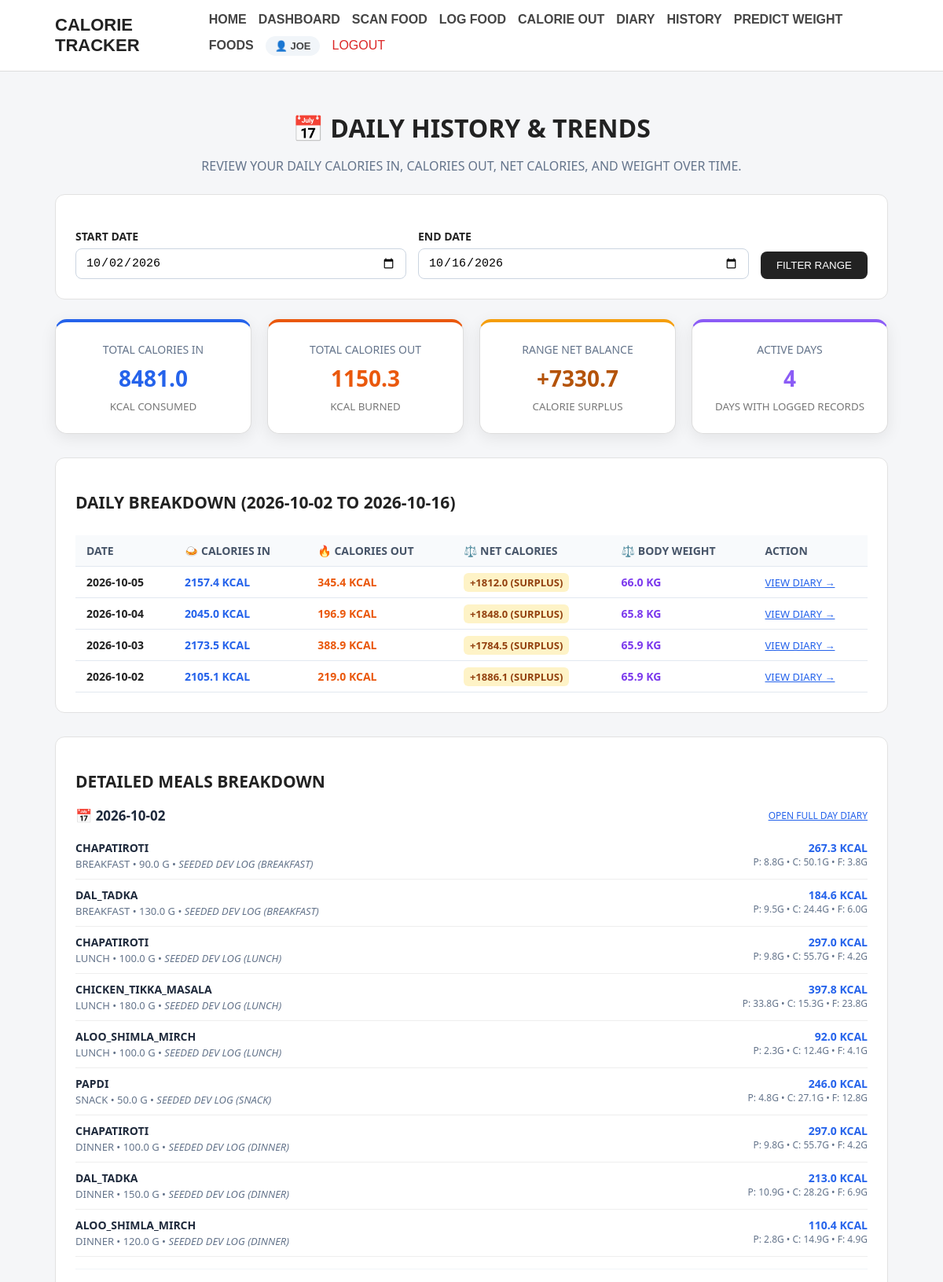
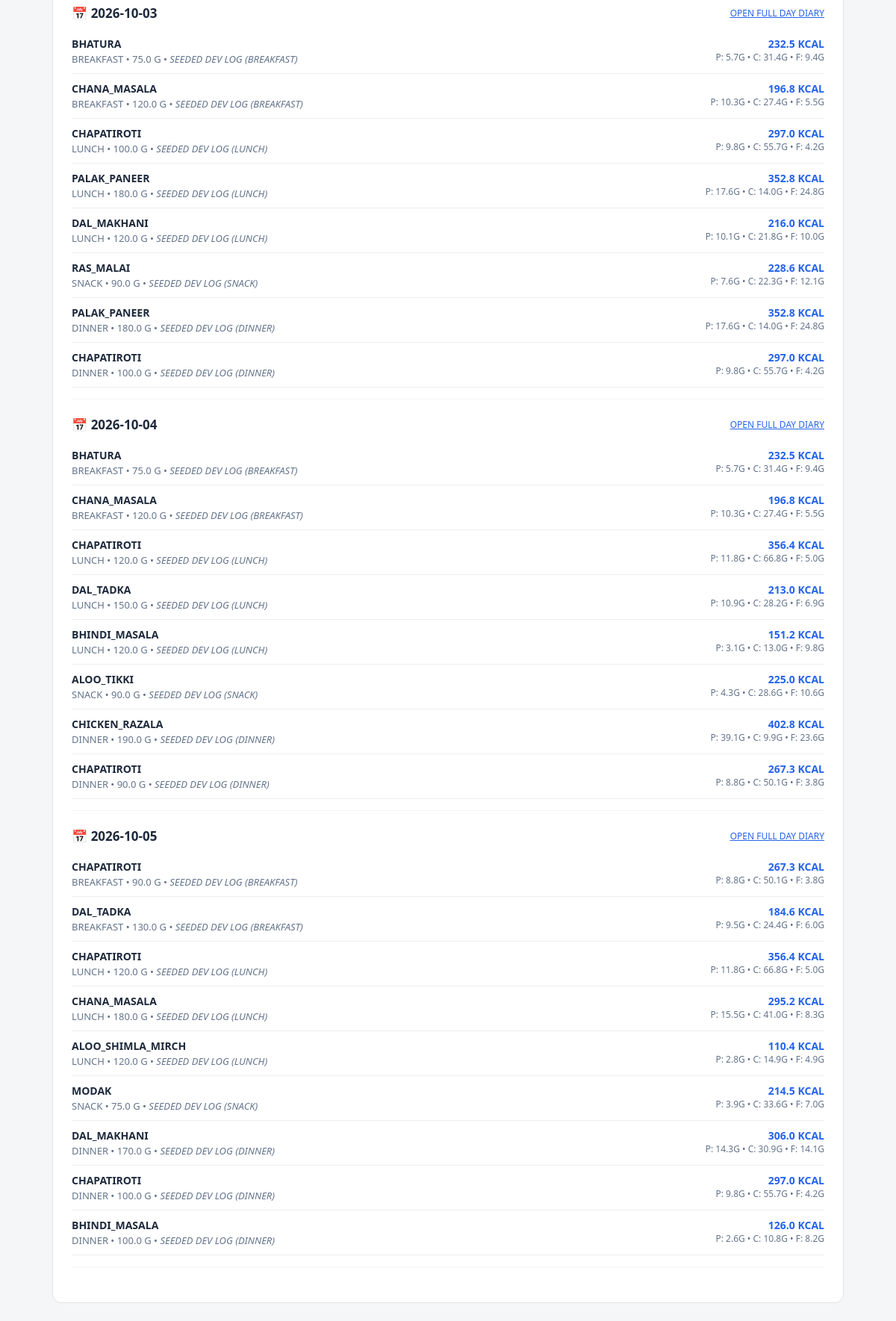
Screenshot of /history (signed in, upper part) with the database file from the repository (2 pictures, top to bottom).
### tables this page shows
CREATE TABLE users (
            id INTEGER PRIMARY KEY AUTOINCREMENT,
            username TEXT NOT NULL,
            email TEXT NOT NULL UNIQUE,
            password_hash TEXT NOT NULL,
            created_at TIMESTAMP DEFAULT CURRENT_TIMESTAMP
        );

CREATE TABLE calorie_in_records (
            id INTEGER PRIMARY KEY AUTOINCREMENT,
            user_id INTEGER NOT NULL,
            dish_name TEXT NOT NULL,
            quantity REAL NOT NULL,
            meal_type TEXT,
            calories REAL DEFAULT 0.0,
            carbohydrates REAL DEFAULT 0.0,
            protein REAL DEFAULT 0.0,
            fats REAL DEFAULT 0.0,
            free_sugar REAL DEFAULT 0.0,
            fibre REAL DEFAULT 0.0,
            sodium REAL DEFAULT 0.0,
            calcium REAL DEFAULT 0.0,
            iron REAL DEFAULT 0.0,
            vitamin_c REAL DEFAULT 0.0,
            folate REAL DEFAULT 0.0,
            notes TEXT DEFAULT '',
            recorded_date TEXT NOT NULL,
            recorded_time TEXT,
            created_at TIMESTAMP DEFAULT CURRENT_TIMESTAMP,
            FOREIGN KEY (user_id) REFERENCES users(id) ON DELETE CASCADE
        );

### app.py (the view)
@app.route(
    "/history",
    methods=["GET", "POST"]
)
@login_required
def history():
    user_id = session.get("user_id")
    if request.method == "POST":
        start_date = request.form.get("start_date", "").strip()
        end_date = request.form.get("end_date", "").strip()
    else:
        start_date = request.args.get("start_date", "").strip()
        end_date = request.args.get("end_date", "").strip()
    today = datetime.now()
    if not start_date and not end_date:
        end_date = today.strftime("%Y-%m-%d")
        start_date = (today - timedelta(days=14)).strftime("%Y-%m-%d")
    elif not start_date:
        start_date = (today - timedelta(days=14)).strftime("%Y-%m-%d")
    elif not end_date:
        end_date = today.strftime("%Y-%m-%d")
    try:
        start = datetime.strptime(start_date, "%Y-%m-%d")
        end = datetime.strptime(end_date, "%Y-%m-%d")
    except ValueError:
        flash("Please enter valid dates (YYYY-MM-DD).", "error")
        return redirect(url_for("history"))
    if start > end:
        flash("Start date must be before or equal to end date.", "error")
        return redirect(url_for("history"))
    daily_history = get_user_history_daily(user_id, start_date, end_date, order="DESC")
    entries = get_diary_range_user(user_id, start_date, end_date)
    grouped = group_by_date(entries)
    totals = calculate_totals(entries)
    total_in = float(totals.get("Calories (kcal)", 0.0))
    total_burned = float(sum(d["calories_out"] for d in daily_history))
    total_net = round(total_in - total_burned, 1)
    return render_template(
        "history.html",
        entries=entries,
        grouped=grouped,
        totals=totals,
        daily_history=daily_history,
        total_in=round(total_in, 1),
        total_burned=round(total_burned, 1),
        total_net=total_net,
        start_date=start_date,
        end_date=end_date
    )

### templates/history.html (shortened to what this page needs)
{% extends "base.html" %}
{% block content %}
<div class="page-header" style="text-align: center; margin-bottom: 25px;">
    <h1>📅 Daily History &amp; Trends</h1>
    <p style="color: #64748b;">
        Review your daily Calories IN, Calories OUT, Net Calories, and Weight over time.
    </p>
</div>
<div class="card" style="margin-bottom: 25px;">
    <form method="GET" action="{{ url_for('history') }}" style="display: flex; flex-wrap: wrap; gap: 15px; align-items: flex-end; justify-content: space-between;">
        <div style="flex: 1; min-width: 180px;">
            <label for="start_date" style="font-weight: 600; display: block; margin-bottom: 6px;">Start Date</label>
            <input
                type="date"
                id="start_date"
                name="start_date"
                value="{{ start_date }}"
                style="width: 100%; padding: 9px 12px; border: 1px solid #cbd5e1; border-radius: 8px;"
                required
            >
        </div>
        <div style="flex: 1; min-width: 180px;">
            <label for="end_date" style="font-weight: 600; display: block; margin-bottom: 6px;">End Date</label>
            <input
                type="date"
                id="end_date"
                name="end_date"
                value="{{ end_date }}"
                style="width: 100%; padding: 9px 12px; border: 1px solid #cbd5e1; border-radius: 8px;"
                required
            >
        </div>
        <div style="display: flex; gap: 8px;">
            <button type="submit" class="button" style="margin: 0; padding: 10px 20px;">
                Filter Range
            </button>
        </div>
    </form>
</div>
<div class="summary-grid" style="margin-bottom: 30px;">
    <div class="summary-card" style="border-top: 4px solid #2563eb;">
        <span style="color: #64748b; font-size: 14px;">Total Calories In</span>
        <strong style="color: #2563eb; font-size: 28px; margin: 8px 0;">
            {{ "%.1f"|format(total_in) }}
        </strong>
        <small>kcal consumed</small>
    </div>
    <div class="summary-card" style="border-top: 4px solid #ea580c;">
        <span style="color: #64748b; font-size: 14px;">Total Calories Out</span>
        <strong style="color: #ea580c; font-size: 28px; margin: 8px 0;">
            {{ "%.1f"|format(total_burned) }}
        </strong>
        <small>kcal burned</small>
    </div>
    <div class="summary-card" style="border-top: 4px solid {% if total_net > 0 %}#f59e0b{% elif total_net < 0 %}#10b981{% else %}#64748b{% endif %};">
        <span style="color: #64748b; font-size: 14px;">Range Net Balance</span>
        <strong style="color: {% if total_net > 0 %}#b45309{% elif total_net < 0 %}#047857{% else %}#334155{% endif %}; font-size: 28px; margin: 8px 0;">
            {{ "%+.1f"|format(total_net) }}
        </strong>
        <small>
            {% if total_net > 0 %}
                Calorie Surplus
            {% elif total_net < 0 %}
                Calorie Deficit
            {% else %}
                Balanced
            {% endif %}
        </small>
    </div>
    <div class="summary-card" style="border-top: 4px solid #8b5cf6;">
        <span style="color: #64748b; font-size: 14px;">Active Days</span>
        <strong style="color: #8b5cf6; font-size: 28px; margin: 8px 0;">
            {{ daily_history|length }}
        </strong>
        <small>days with logged records</small>
    </div>
</div>
<div class="card" style="margin-bottom: 30px;">
    <h2>Daily Breakdown ({{ start_date }} to {{ end_date }})</h2>
    {% if daily_history %}
        <div style="overflow-x: auto;">
            <table class="styled-table">
                <thead>
                    <tr>
                        <th>Date</th>
                        <th>🍛 Calories In</th>
                        <th>🔥 Calories Out</th>
                        <th>⚖️ Net Calories</th>
                        <th>⚖️ Body Weight</th>
                        <th>Action</th>
                    </tr>
                </thead>
                <tbody>
                    {% for row in daily_history %}
                    <tr>
                        <td><strong>{{ row.date }}</strong></td>
                        <td style="color: #2563eb; font-weight: 600;">
                            {{ "%.1f"|format(row.calories_in) }} kcal
                        </td>
                        <td style="color: #ea580c; font-weight: 600;">
                            {{ "%.1f"|format(row.calories_out) }} kcal
                        </td>
                        <td>
                            {% if row.net_calories > 0 %}
                                <span style="background: #fef3c7; color: #92400e; padding: 3px 8px; border-radius: 6px; font-weight: 600; font-size: 13px;">
                                    +{{ "%.1f"|format(row.net_calories) }} (Surplus)
                                </span>
                            {% elif row.net_calories < 0 %}
                                <span style="background: #d1fae5; color: #065f46; padding: 3px 8px; border-radius: 6px; font-weight: 600; font-size: 13px;">
                                    {{ "%.1f"|format(row.net_calories) }} (Deficit)
                                </span>
                            {% else %}
                                <span style="background: #f1f5f9; color: #475569; padding: 3px 8px; border-radius: 6px; font-weight: 600; font-size: 13px;">
                                    0.0 (Balanced)
                                </span>
                            {% endif %}
                        </td>
                        <td>
                            {% if row.weight_kg is not none %}
                                <strong style="color: #7c3aed;">{{ "%.1f"|format(row.weight_kg) }} kg</strong>
                            {% else %}
                                <span style="color: #94a3b8;">--</span>
                            {% endif %}
                        </td>
                        <td>
                            <a href="{{ url_for('diary_date', date=row.date) }}" style="color: #2563eb; font-size: 13px; text-decoration: underline;">
                                View Diary &rarr;
                            </a>
                        </td>
                    </tr>
                    {% endfor %}
                </tbody>
            </table>
        </div>
    {% else %}
        <p class="empty-message" style="padding: 30px 20px;">
            No food or exercise entries found between {{ start_date }} and {{ end_date }}.
        </p>
    {% endif %}
</div>
{% if grouped %}
<div class="card">
    <h2>Detailed Meals Breakdown</h2>
    {% for date_key, date_entries in grouped.items() %}
    <div style="margin-bottom: 22px; border-bottom: 1px solid #f1f5f9; padding-bottom: 15px;">
        <div style="display: flex; justify-content: space-between; align-items: center; margin-bottom: 10px;">
            <h3 style="margin: 0; font-size: 17px; color: #1e293b;">
                📅 {{ date_key }}
            </h3>
            <a href="{{ url_for('diary_date', date=date_key) }}" style="font-size: 12px; color: #2563eb; text-decoration: underline;">
                Open Full Day Diary
            </a>
        </div>
        {% for entry in date_entries %}
        <div class="diary-entry" style="padding: 10px 0;">
            <div>
                <strong style="color: #1e293b; font-size: 14px;">{{ entry.dish_name }}</strong>
                <p style="margin: 2px 0 0; color: #64748b; font-size: 13px;">
                    {{ entry.meal_type|capitalize }} &bull; {{ entry.weight }} g
                    {% if entry.notes %} &bull; <em>{{ entry.notes }}</em>{% endif %}
                </p>
            </div>
            <div style="text-align: right;">
                <strong style="color: #2563eb; font-size: 14px;">
                    {{ "%.1f"|format(entry.nutrition["Calories (kcal)"]) }} kcal
                </strong>
                <small style="display: block; color: #64748b; font-size: 12px;">
                    P: {{ "%.1f"|format(entry.nutrition["Protein (g)"]) }}g &bull;
                    C: {{ "%.1f"|format(entry.nutrition["Carbohydrates (g)"]) }}g &bull;
                    F: {{ "%.1f"|format(entry.nutrition["Fats (g)"]) }}g
                </small>
            </div>
        </div>
        {% endfor %}
    </div>
    {% endfor %}
</div>
{% endif %}
{% endblock %}

### templates/base.html (shortened to what this page needs)
<!DOCTYPE html>
<html lang="en">
<head>
    <link rel="stylesheet" href="{{ url_for('static', filename='css/style.css') }}">
</head>
<body>
    <nav class="navbar">
        <div class="nav-container">
            <a href="{{ url_for('home') }}" class="logo">
                Calorie Tracker
            </a>
            <div class="nav-links">
                <a href="{{ url_for('home') }}">
                    Home
                </a>
                {% if logged_in %}
                <a href="{{ url_for('dashboard') }}">
                    Dashboard
                </a>
                <a href="{{ url_for('food_scan') }}">
                    Scan Food
                </a>
                <a href="{{ url_for('log_food') }}">
                    Log Food
                </a>
                <a href="{{ url_for('calorie_out') }}">
                    Calorie Out
                </a>
                <a href="{{ url_for('diary') }}">
                    Diary
                </a>
                <a href="{{ url_for('history') }}">
                    History
                </a>
                <a href="{{ url_for('predict_weight') }}">
                    Predict Weight
                </a>
                <a href="{{ url_for('foods') }}">
                    Foods
                </a>
                <a href="{{ url_for('profile') }}" class="nav-user-badge">
                    👤 {{ current_user['username'] if current_user else 'Profile' }}
                </a>
                <a href="{{ url_for('logout') }}" class="nav-link-logout">
                    Logout
                </a>
                {% endif %}
            </div>
        </div>
    </nav>
    <main class="container">
        {% block content %}
        {% endblock %}
    </main>
</body>
</html>

### rows the page displays
users: username "JOE"
calorie_in_records: recorded_date "2026-10-02", dish_name "CHAPATIROTI", meal_type "BREAKFAST", weight "90.0", notes "SEEDED DEV LOG (BREAKFAST)", calories "267.3", protein "8.8", carbohydrates "50.1", fats "3.8"
calorie_in_records: dish_name "DAL_TADKA", meal_type "BREAKFAST", weight "130.0", notes "SEEDED DEV LOG (BREAKFAST)", calories "184.6", protein "9.5", carbohydrates "24.4", fats "6.0"
calorie_in_records: dish_name "CHAPATIROTI", meal_type "LUNCH", weight "100.0", notes "SEEDED DEV LOG (LUNCH)", calories "297.0", protein "9.8", carbohydrates "55.7", fats "4.2"
calorie_in_records: dish_name "CHICKEN_TIKKA_MASALA", meal_type "LUNCH", weight "180.0", notes "SEEDED DEV LOG (LUNCH)", calories "397.8", protein "33.8", carbohydrates "15.3", fats "23.8"
calorie_in_records: dish_name "ALOO_SHIMLA_MIRCH", meal_type "LUNCH", weight "100.0", notes "SEEDED DEV LOG (LUNCH)", calories "92.0", protein "2.3", carbohydrates "12.4", fats "4.1"
calorie_in_records: dish_name "PAPDI", meal_type "SNACK", weight "50.0", notes "SEEDED DEV LOG (SNACK)", calories "246.0", protein "4.8", carbohydrates "27.1", fats "12.8"
calorie_in_records: dish_name "CHAPATIROTI", meal_type "DINNER", weight "100.0", notes "SEEDED DEV LOG (DINNER)", calories "297.0", protein "9.8", carbohydrates "55.7", fats "4.2"
calorie_in_records: dish_name "DAL_TADKA", meal_type "DINNER", weight "150.0", notes "SEEDED DEV LOG (DINNER)", calories "213.0", protein "10.9", carbohydrates "28.2", fats "6.9"
calorie_in_records: dish_name "ALOO_SHIMLA_MIRCH", meal_type "DINNER", weight "120.0", notes "SEEDED DEV LOG (DINNER)", calories "110.4", protein "2.8", carbohydrates "14.9", fats "4.9"
calorie_in_records: recorded_date "2026-10-03", dish_name "BHATURA", meal_type "BREAKFAST", weight "75.0", notes "SEEDED DEV LOG (BREAKFAST)", calories "232.5", protein "5.7", carbohydrates "31.4", fats "9.4"
calorie_in_records: dish_name "CHANA_MASALA", meal_type "BREAKFAST", weight "120.0", notes "SEEDED DEV LOG (BREAKFAST)", calories "196.8", protein "10.3", carbohydrates "27.4", fats "5.5"
calorie_in_records: dish_name "CHAPATIROTI", meal_type "LUNCH", weight "100.0", notes "SEEDED DEV LOG (LUNCH)", calories "297.0", protein "9.8", carbohydrates "55.7", fats "4.2"
calorie_in_records: dish_name "PALAK_PANEER", meal_type "LUNCH", weight "180.0", notes "SEEDED DEV LOG (LUNCH)", calories "352.8", protein "17.6", carbohydrates "14.0", fats "24.8"
calorie_in_records: dish_name "DAL_MAKHANI", meal_type "LUNCH", weight "120.0", notes "SEEDED DEV LOG (LUNCH)", calories "216.0", protein "10.1", carbohydrates "21.8", fats "10.0"
calorie_in_records: dish_name "RAS_MALAI", meal_type "SNACK", weight "90.0", notes "SEEDED DEV LOG (SNACK)", calories "228.6", protein "7.6", carbohydrates "22.3", fats "12.1"
calorie_in_records: dish_name "PALAK_PANEER", meal_type "DINNER", weight "180.0", notes "SEEDED DEV LOG (DINNER)", calories "352.8", protein "17.6", carbohydrates "14.0", fats "24.8"
calorie_in_records: dish_name "CHAPATIROTI", meal_type "DINNER", weight "100.0", notes "SEEDED DEV LOG (DINNER)", calories "297.0", protein "9.8", carbohydrates "55.7", fats "4.2"
calorie_in_records: recorded_date "2026-10-04", dish_name "BHATURA", meal_type "BREAKFAST", weight "75.0", notes "SEEDED DEV LOG (BREAKFAST)", calories "232.5", protein "5.7", carbohydrates "31.4", fats "9.4"
calorie_in_records: dish_name "CHANA_MASALA", meal_type "BREAKFAST", weight "120.0", notes "SEEDED DEV LOG (BREAKFAST)", calories "196.8", protein "10.3", carbohydrates "27.4", fats "5.5"
calorie_in_records: dish_name "CHAPATIROTI", meal_type "LUNCH", weight "120.0", notes "SEEDED DEV LOG (LUNCH)", calories "356.4", protein "11.8", carbohydrates "66.8", fats "5.0"
calorie_in_records: dish_name "DAL_TADKA", meal_type "LUNCH", weight "150.0", notes "SEEDED DEV LOG (LUNCH)", calories "213.0", protein "10.9", carbohydrates "28.2", fats "6.9"
calorie_in_records: dish_name "BHINDI_MASALA", meal_type "LUNCH", weight "120.0", notes "SEEDED DEV LOG (LUNCH)", calories "151.2", protein "3.1", carbohydrates "13.0", fats "9.8"
calorie_in_records: dish_name "ALOO_TIKKI", meal_type "SNACK", weight "90.0", notes "SEEDED DEV LOG (SNACK)", calories "225.0", protein "4.3", carbohydrates "28.6", fats "10.6"
calorie_in_records: dish_name "CHICKEN_RAZALA", meal_type "DINNER", weight "190.0", notes "SEEDED DEV LOG (DINNER)", calories "402.8", protein "39.1", carbohydrates "9.9", fats "23.6"
calorie_in_records: dish_name "CHAPATIROTI", meal_type "DINNER", weight "90.0", notes "SEEDED DEV LOG (DINNER)", calories "267.3", protein "8.8", carbohydrates "50.1", fats "3.8"
calorie_in_records: recorded_date "2026-10-05", dish_name "CHAPATIROTI", meal_type "BREAKFAST", weight "90.0", notes "SEEDED DEV LOG (BREAKFAST)", calories "267.3", protein "8.8", carbohydrates "50.1", fats "3.8"
calorie_in_records: dish_name "DAL_TADKA", meal_type "BREAKFAST", weight "130.0", notes "SEEDED DEV LOG (BREAKFAST)", calories "184.6", protein "9.5", carbohydrates "24.4", fats "6.0"
calorie_in_records: dish_name "CHAPATIROTI", meal_type "LUNCH", weight "120.0", notes "SEEDED DEV LOG (LUNCH)", calories "356.4", protein "11.8", carbohydrates "66.8", fats "5.0"
calorie_in_records: dish_name "CHANA_MASALA", meal_type "LUNCH", weight "180.0", notes "SEEDED DEV LOG (LUNCH)", calories "295.2", protein "15.5", carbohydrates "41.0", fats "8.3"
calorie_in_records: dish_name "ALOO_SHIMLA_MIRCH", meal_type "LUNCH", weight "120.0", notes "SEEDED DEV LOG (LUNCH)", calories "110.4", protein "2.8", carbohydrates "14.9", fats "4.9"
calorie_in_records: dish_name "MODAK", meal_type "SNACK", weight "75.0", notes "SEEDED DEV LOG (SNACK)", calories "214.5", protein "3.9", carbohydrates "33.6", fats "7.0"
calorie_in_records: dish_name "DAL_MAKHANI", meal_type "DINNER", weight "170.0", notes "SEEDED DEV LOG (DINNER)", calories "306.0", protein "14.3", carbohydrates "30.9", fats "14.1"
calorie_in_records: dish_name "CHAPATIROTI", meal_type "DINNER", weight "100.0", notes "SEEDED DEV LOG (DINNER)", calories "297.0", protein "9.8", carbohydrates "55.7", fats "4.2"
calorie_in_records: dish_name "BHINDI_MASALA", meal_type "DINNER", weight "100.0", notes "SEEDED DEV LOG (DINNER)", calories "126.0", protein "2.6", carbohydrates "10.8", fats "8.2"

### other values shown
{{ "%.1f"|format(total_in) }} "8481.0"
{{ "%.1f"|format(total_burned) }} "1150.3"
{{ "%+.1f"|format(total_net) }} "+7330.7"
{{ daily_history|length }} "4"
{{ start_date }} "2026-10-02"
{{ end_date }} "2026-10-16"
{{ row.date }} "2026-10-05" "2026-10-04" "2026-10-03" "2026-10-02"
{{ "%.1f"|format(row.calories_in) }} "2157.4" "2045.0" "2173.5" "2105.1"
{{ "%.1f"|format(row.calories_out) }} "345.4" "196.9" "388.9" "219.0"
{{ "%.1f"|format(row.net_calories) }} "1812.0" "1848.0" "1784.5" "1886.1"
{{ "%.1f"|format(row.weight_kg) }} "66.0" "65.8" "65.9" "65.9"
